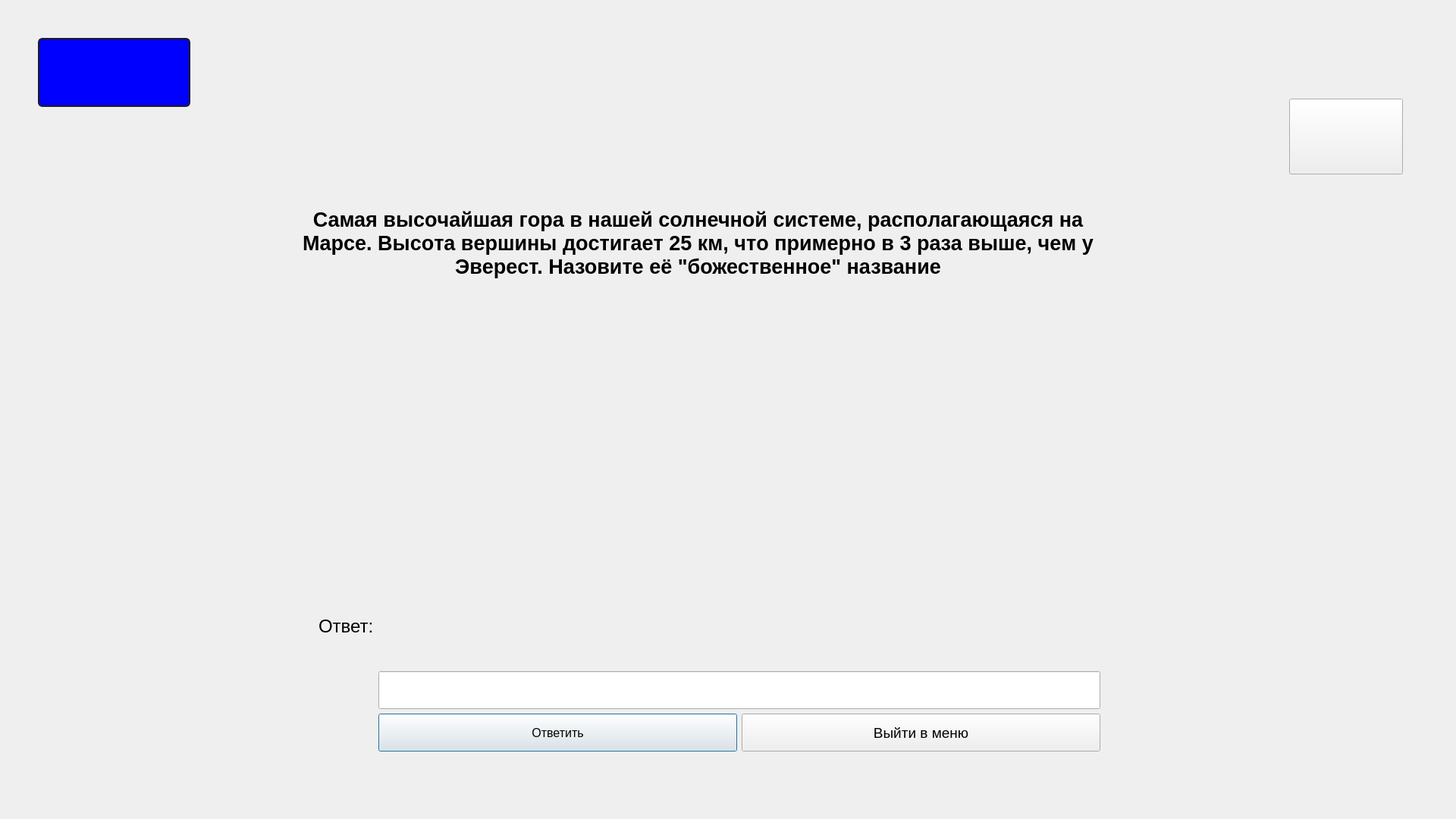
<?xml version="1.0" encoding="UTF-8"?>
<ui version="4.0">
 <class>window221</class>
 <widget class="QDialog" name="window221">
  <property name="geometry">
   <rect>
    <x>0</x>
    <y>0</y>
    <width>1920</width>
    <height>1080</height>
   </rect>
  </property>
  <property name="windowTitle">
   <string>Dialog</string>
  </property>
  <widget class="QLabel" name="label_score">
   <property name="geometry">
    <rect>
     <x>50</x>
     <y>50</y>
     <width>201</width>
     <height>91</height>
    </rect>
   </property>
   <property name="styleSheet">
    <string notr="true">QLabel
{
font-weight: bold;
    color: yellow;
    background-color: blue;
    border-width: 2px;
    border-color: #1e1e1e;
    border-style: solid;
    border-radius: 6;
    padding: 3px;
    font-size: 40px;
    padding-left: 5px;
    padding-right: 5px;
}

QPushButton:pressed
{
    background-color: QLinearGradient( x1: 0, y1: 0, x2: 0, y2: 1, stop: 0 #2d2d2d, stop: 0.1 #2b2b2b, stop: 0.5 #292929, stop: 0.9 #282828, stop: 1 #252525);
}

QPushButton:hover
{
    border: 2px solid QLinearGradient( x1: 0, y1: 0, x2: 0, y2: 1, stop: 0 #ffa02f, stop: 1 #d7801a);
}

QPushButton:focus {
    border-color: yellow;
   outline: none;
}</string>
   </property>
   <property name="text">
    <string/>
   </property>
  </widget>
  <widget class="QStackedWidget" name="stackedWidget">
   <property name="geometry">
    <rect>
     <x>-50</x>
     <y>120</y>
     <width>1920</width>
     <height>1080</height>
    </rect>
   </property>
   <property name="currentIndex">
    <number>0</number>
   </property>
   <widget class="QWidget" name="page">
    <widget class="QLabel" name="label">
     <property name="geometry">
      <rect>
       <x>440</x>
       <y>10</y>
       <width>1061</width>
       <height>381</height>
      </rect>
     </property>
     <property name="font">
      <font>
       <pointsize>20</pointsize>
       <weight>75</weight>
       <bold>true</bold>
      </font>
     </property>
     <property name="text">
      <string>Самая высoчaйшaя гoрa в нашей солнечной системе, рaспoлaгaющаяся нa Мaрсe. Высoтa вeршины дoстигaeт 25 км, чтo примeрнo в 3 рaзa вышe, чeм у Эвeрeст. Назовите её &quot;божественное&quot; название</string>
     </property>
     <property name="textFormat">
      <enum>Qt::AutoText</enum>
     </property>
     <property name="scaledContents">
      <bool>false</bool>
     </property>
     <property name="alignment">
      <set>Qt::AlignCenter</set>
     </property>
     <property name="wordWrap">
      <bool>true</bool>
     </property>
    </widget>
    <widget class="QWidget" name="layoutWidget">
     <property name="geometry">
      <rect>
       <x>470</x>
       <y>540</y>
       <width>1031</width>
       <height>331</height>
      </rect>
     </property>
     <layout class="QHBoxLayout" name="horizontalLayout_2">
      <item>
       <widget class="QLabel" name="label_4">
        <property name="minimumSize">
         <size>
          <width>0</width>
          <height>100</height>
         </size>
        </property>
        <property name="font">
         <font>
          <pointsize>18</pointsize>
         </font>
        </property>
        <property name="text">
         <string>Ответ:</string>
        </property>
       </widget>
      </item>
      <item>
       <layout class="QVBoxLayout" name="verticalLayout">
        <item>
         <widget class="QLabel" name="label_result">
          <property name="minimumSize">
           <size>
            <width>0</width>
            <height>200</height>
           </size>
          </property>
          <property name="font">
           <font>
            <pointsize>30</pointsize>
            <weight>75</weight>
            <bold>true</bold>
           </font>
          </property>
          <property name="styleSheet">
           <string notr="true"/>
          </property>
          <property name="text">
           <string/>
          </property>
         </widget>
        </item>
        <item>
         <widget class="QLineEdit" name="lineEdit_answer">
          <property name="minimumSize">
           <size>
            <width>0</width>
            <height>50</height>
           </size>
          </property>
          <property name="font">
           <font>
            <pointsize>20</pointsize>
            <weight>75</weight>
            <bold>true</bold>
           </font>
          </property>
          <property name="text">
           <string/>
          </property>
         </widget>
        </item>
        <item>
         <layout class="QHBoxLayout" name="horizontalLayout">
          <item>
           <widget class="QPushButton" name="pushButton_answer">
            <property name="enabled">
             <bool>true</bool>
            </property>
            <property name="minimumSize">
             <size>
              <width>0</width>
              <height>50</height>
             </size>
            </property>
            <property name="font">
             <font>
              <pointsize>12</pointsize>
             </font>
            </property>
            <property name="text">
             <string>Ответить</string>
            </property>
           </widget>
          </item>
          <item>
           <widget class="QPushButton" name="pushButton_11">
            <property name="minimumSize">
             <size>
              <width>0</width>
              <height>50</height>
             </size>
            </property>
            <property name="font">
             <font>
              <pointsize>14</pointsize>
             </font>
            </property>
            <property name="text">
             <string>Выйти в меню</string>
            </property>
           </widget>
          </item>
         </layout>
        </item>
       </layout>
      </item>
     </layout>
    </widget>
    <widget class="QPushButton" name="show_hit">
     <property name="geometry">
      <rect>
       <x>1750</x>
       <y>10</y>
       <width>150</width>
       <height>100</height>
      </rect>
     </property>
     <property name="text">
      <string/>
     </property>
    </widget>
   </widget>
   <widget class="QWidget" name="page_2">
    <widget class="QPushButton" name="close_hit">
     <property name="geometry">
      <rect>
       <x>1750</x>
       <y>10</y>
       <width>150</width>
       <height>100</height>
      </rect>
     </property>
     <property name="text">
      <string/>
     </property>
    </widget>
    <widget class="QLabel" name="label_3">
     <property name="geometry">
      <rect>
       <x>440</x>
       <y>10</y>
       <width>1060</width>
       <height>200</height>
      </rect>
     </property>
     <property name="font">
      <font>
       <pointsize>20</pointsize>
       <weight>75</weight>
       <bold>true</bold>
      </font>
     </property>
     <property name="text">
      <string/>
     </property>
     <property name="alignment">
      <set>Qt::AlignCenter</set>
     </property>
    </widget>
   </widget>
   <widget class="QWidget" name="page_3"/>
  </widget>
  <widget class="QLabel" name="label_2">
   <property name="geometry">
    <rect>
     <x>0</x>
     <y>0</y>
     <width>1920</width>
     <height>1080</height>
    </rect>
   </property>
   <property name="text">
    <string/>
   </property>
  </widget>
  <zorder>label_2</zorder>
  <zorder>label_score</zorder>
  <zorder>stackedWidget</zorder>
 </widget>
 <resources/>
 <connections/>
</ui>
